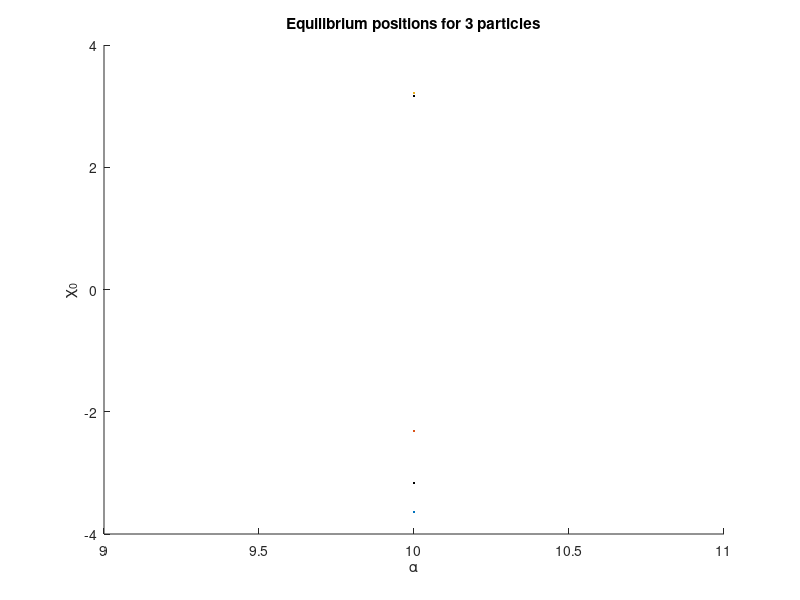

MATLAB code to generate this figure: (Note: this script raises an error after producing the figure.)
clc
clear all

disp('3 particle tunneling splitting calculation.')
tic
% 3 particle Equilibrium positions

Nx      = 90;
Nx^3
alpha   = 10;
eta     = 20;
Eq_Pos  = [];
Beta    = 10^-5;

Eq_pos_3 = [];

for i = 1:length(alpha)
    a = alpha(i);
    Potential = @(x) 0.25 * (x(1)^2 - a)^2 + 0.25 * (x(2)^2 - a)^2 + 0.25 * (x(3)^2 - a)^2 + eta/abs(x(1) - x(2)) + eta/abs(x(1) - x(3)) + eta/abs(x(2) - x(3));
    % options = optimset('Display','iter','PlotFcns',@optimplotfval, 'TolFun', 1e-8, 'TolX', 1e-8);
   options = optimset('TolFun', 1e-12, 'TolX', 1e-12, 'MaxFunEvals', 10^6, 'MaxIter', 10^6);
    x_start = [-sqrt(a)-1 -sqrt(a)+1 sqrt(a)];
    [x0, fval0] = fminsearch(Potential, x_start, options);
    Eq_pos_3(i, :) = x0;
    FuncVal(i) = fval0;
end

disp('Done with 3 particles')

figure(1)
clf(figure(1))
hold on
title('Equilibrium positions for 3 particles')
xlabel('\alpha')
ylabel('\chi_0')
plot(alpha, Eq_pos_3(:, 1), '.-', 'DisplayName', '1st particle')
plot(alpha, Eq_pos_3(:, 2), '.-', 'DisplayName', '2nd particle')
plot(alpha, Eq_pos_3(:, 3), '.-', 'DisplayName', '3rd particle')
plot(alpha, sqrt(alpha), 'k')
plot(alpha, -sqrt(alpha), 'k')
yline(0)
legend
hold off


figure(2)
clf(figure(2))
hold on
title('Value of the minima of the function')
xlabel('\alpha')
ylabel('Fvals')
plot(alpha, FuncVal,                  'DisplayName', 'Function value')
% plot(alpha, (Eq_pos - sqrt(alpha)))
set(gca, 'Yscale', 'log')
yline(min(FuncVal))
hold off

%%

XMin    = -10;
XMax    = 10;


x = linspace(XMin, XMax, Nx);
dx = x(2) - x(1);

K = -1/(2 * dx^2);

for i = 1:Nx
    if i == 1
        KineticMtx(i, i)        = -2 * K;
    else
        KineticMtx(i - 1, i)    = 1 * K;
        KineticMtx(i, i - 1)    = 1 * K;
    end


end
KineticMtx = sparse(KineticMtx);

K1      = kron(kron(KineticMtx, speye(Nx)), speye(Nx));
K2      = kron(speye(Nx), kron(KineticMtx, speye(Nx)));
K3      = kron(speye(Nx), kron(speye(Nx), KineticMtx));
KineticMtx = K1 + K2 + K3;

for i = 1:length(alpha)
    PotentialMtx = sparse(zeros(Nx));
    
    U = 0.25 * (x.^2 - alpha(i)).^2;
    PotentialMtx = sparse(diag(U));
    
    U1 = kron(kron(PotentialMtx, speye(Nx)), speye(Nx));
    U2 = kron(speye(Nx), kron(PotentialMtx, speye(Nx)));
    U3 = kron(kron(speye(Nx), speye(Nx)), PotentialMtx);
    PotentialMtx = U1 + U2 + U3;
    
    Hamiltonian = KineticMtx + PotentialMtx;
    
    X_matrix    = sparse(diag(x));
    X1          = kron(X_matrix, kron(speye(Nx), speye(Nx)));
    X2          = kron(speye(Nx), kron(X_matrix, speye(Nx)));
    X3          = kron(kron(speye(Nx), speye(Nx)), X_matrix);
    
    X12 = diag(X1) - diag(X2);
    X13 = diag(X1) - diag(X3);
    X23 = diag(X2) - diag(X3);

    InteractionMtx = eta ./ sqrt(X12.^2 + Beta^2) + eta ./ sqrt(X13.^2 + Beta^2) + eta ./ sqrt(X23.^2 + Beta^2);
    InteractionMtx = sparse(1:Nx^3, 1:Nx^3, InteractionMtx);
    
    Hamiltonian = Hamiltonian + InteractionMtx;
    
    Hamiltonian = (Hamiltonian + Hamiltonian') * 0.5;
    
    Temp_Proj = zeros(Nx^3, 3);
    
    k = 1;
    for j = 1:Nx^3
        if (X12(j) < -eps) && (X23(j) < -eps)
            Temp_Proj(k, :) = [k, j, 1];
            k = k + 1;
        end
    end

    Temp_Proj = Temp_Proj(1:(k-1), :);
    Projector = sparse(Temp_Proj(:, 1), Temp_Proj(:, 2), Temp_Proj(:, 3), k - 1, Nx^3);

    Hamiltonian = Projector * Hamiltonian * Projector';

    [Psi, E]    = eigs(Hamiltonian, 2, 'sa');
    Spectrum    = diag(E);
    dE(i)       = Spectrum(2) - Spectrum(1);
    disp('ok')
end
%%
toc
figure(3)
clf(figure(3))
hold on
plot(alpha, dE, '.-', 'DisplayName', 'Nx = 200')
set(gca, 'Yscale', 'log')
legend
hold off
clear data
data(:, 1) = alpha;
data(:, 2) = dE;

name = ['EDSplitting_3_particles_restricted_Nx_' num2str(Nx) '_beta_' num2str(Beta)];
save(name, 'data');



